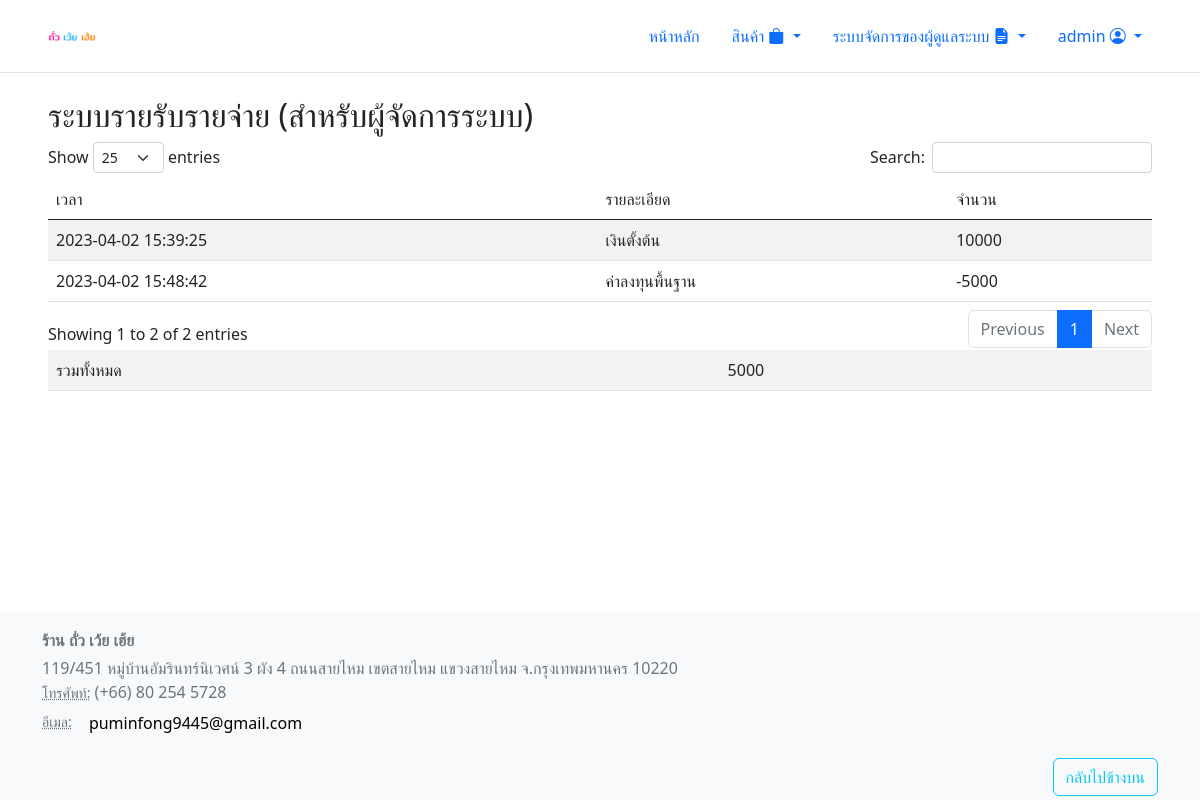
The app's page /view/admin_page/account_admin.php (signed in), older data.
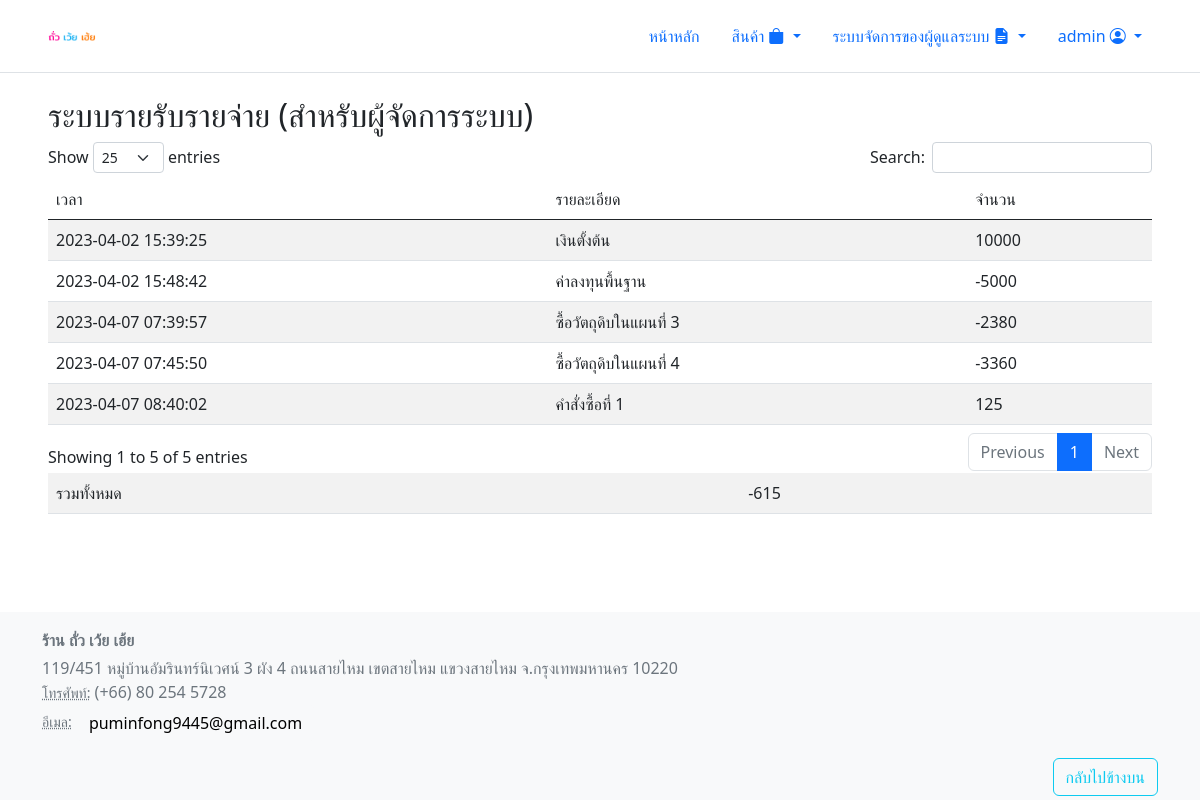
The same page, newer data.
### tables this page shows
CREATE TABLE `account` (
  `id` int(11) NOT NULL,
  `time_log` timestamp NOT NULL DEFAULT current_timestamp(),
  `amount` double NOT NULL,
  `info` varchar(255) NOT NULL
);

### html/inc/permission.php (called while the page is built, shortened)
<?php
  function checkrole($role)
  {
    if(isset($_SESSION['role']) && $_SESSION['role'] == $role)
    {
      return TRUE;
    }
    else
    {
      return FALSE;
    }
  }
?>

### html/view/admin_page/account_admin.php (the view, shortened to what this page needs)
<?php
require '../../inc/header.php';
?>
<h2>ระบบรายรับรายจ่าย (สำหรับผู้จัดการระบบ)</h2>
<?php
$account = mysqli_query($db,"SELECT * FROM `account`");
if (mysqli_num_rows($account) > 0) {
$amount = 0;
?>
<table id="accountTable" class="table table-striped" style="width:100%">
    <thead>
        <tr>
            <td>
                เวลา
            </td>
            <td>
                รายละเอียด
            </td>
            <td>
                จำนวน
            </td>
        </tr>
    </thead>
    <tbody>
        <?php while ($log_account = mysqli_fetch_assoc($account)) { $amount += $log_account['amount']; ?>
        <tr>
            <td>
                <?= $log_account['time_log'] ?>
            </td>
            <td>
                <?= $log_account['info'] ?>
            </td>
            <td>
                <?= $log_account['amount'] ?>
            </td>
        </tr>
        <?php } ?>
    </tbody>
</table>
<div class="md-5">
 <table id="logTableall" class="table table-striped" style="width:100%">
        <tbody>
                <tr>
                        <td>รวมทั้งหมด</td>
                        <td><?= $amount ?></td>
                </tr>
        </tbody>
</table>
</div>
<?php
}
require '../../inc/footer.php';
?>

### html/inc/header.php (shortened to what this page needs)
<!DOCTYPE html>
<html lang="en">
<head>
    <?php require 'script.php'; ?>
    <?php require 'permission.php'; ?>
</head>
<body class="d-flex flex-column min-vh-100">
  <div id="header" class="fixed-top mb-4 border-bottom bg-white">
    <header class="container d-flex flex-wrap justify-content-center py-3">
      <div class="d-flex align-items-center mb-3 mb-md-0 me-md-auto text-dark text-decoration-none">
        <a href="../../index.php">
        <img src="../../images/logo.png" style="width:60px;height:40px;display: inline;"></img>
          </a>
      </div>
      <ul class="nav nav-pills">
        <li class="nav-item"><a name="home" href="../../index.php" class="nav-link">หน้าหลัก</a></li>
        <?php
        if (isset($_SESSION['username']))
        {?>
        <li class="nav-item dropdown">
            <a class="nav-link dropdown-toggle" href="#" id="navbarDarkDropdownMenuLink" role="button" data-bs-toggle="dropdown" aria-expanded="false">
            สินค้า <i class="bi bi-bag-fill"></i>
            </a>
          </li>
        <?php
          if (checkrole('admin')) {
          ?>
          <li class="nav-item dropdown">
            <a class="nav-link dropdown-toggle" href="#" id="navbarDarkDropdownMenuLink" role="button" data-bs-toggle="dropdown" aria-expanded="false">
              ระบบจัดการของผู้ดูแลระบบ <i class="bi bi-file-earmark-text-fill"></i>
            </a>
          </li>
              <?php
          } ?>
              <li class="nav-item dropdown">
              <a class="nav-link dropdown-toggle" href="#" id="navbarDarkDropdownMenuLink" role="button" data-bs-toggle="dropdown" aria-expanded="false">
              <?=$_SESSION['username']?> <i class="bi bi-person-circle"></i>
              </a>
          </li>
        <?php
        }
        else
        {
        ?>
          <li class="nav-item"><span><a name="login" href="../../util/registration/login.php" class="nav-link">เข้าสู่ระบบ</a></span></li>
          <li class="nav-item"><span><a name="register" href="../../util/registration/register.php" class="nav-link">สมัครสมาชิก</a></span></li>
        <?php
        }
        ?>
      </ul>
    </header>
  </div>
<main class="bg-transparent">
<div class="my-5 p-5 pb-md-4">

Row changes from the older to the newer data that the page shows:
added account: time_log "2023-04-07 07:39:57", info "ซื้อวัตถุดิบในแผนที่ 3", amount "-2380"
added account: time_log "2023-04-07 07:45:50", info "ซื้อวัตถุดิบในแผนที่ 4", amount "-3360"
added account: time_log "2023-04-07 08:40:02", info "คำสั่งซื้อที่ 1", amount "125"
Text that changed along with them:
text written by a page script: "Show entries Search: Showing 1 to 2 of 2 entries Previous 1 Next" → "Show entries Search: Showing 1 to 5 of 5 entries Previous 1 Next"
$amount: "5000" → "-615"
